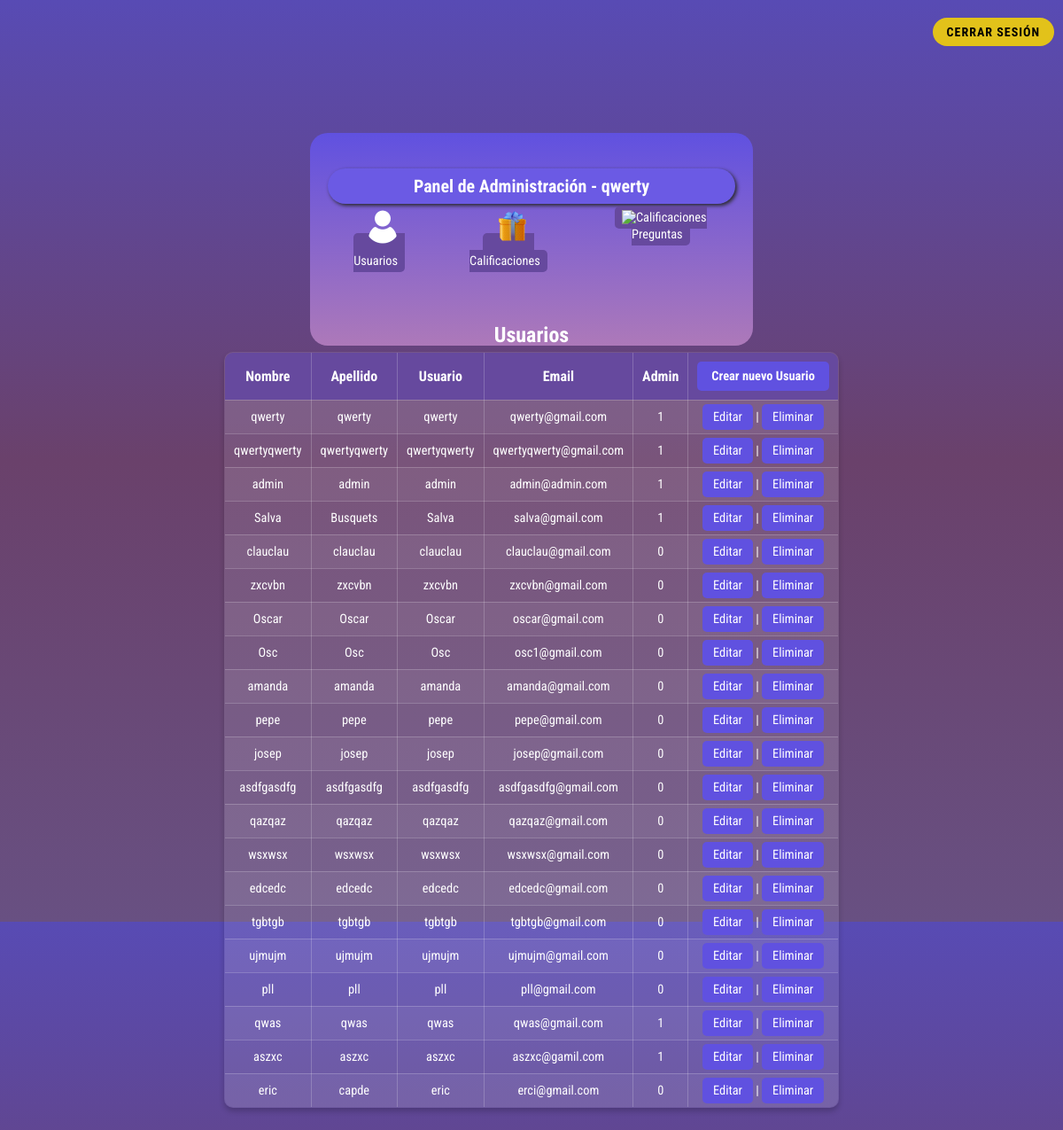
Screenshot of /admin.php?section=usuarios (signed in) with the database file from the repository.
### tables this page shows
CREATE TABLE `usuarios` (
  `usuario_id` int(10) NOT NULL,
  `usuario_nombre` varchar(40) NOT NULL,
  `usuario_apellido` varchar(40) NOT NULL,
  `usuario_usuario` varchar(20) NOT NULL,
  `usuario_clave` varchar(200) NOT NULL,
  `usuario_email` varchar(70) NOT NULL,
  `usuario_admin` tinyint(1) NOT NULL
);

### inc/database.php (called while the page is built, shortened)
<?php
function obtener_resultados($resultado) {
    return mysqli_fetch_assoc($resultado);
}
function obtenerUsuarios($con) {
    $query = "SELECT * FROM usuarios";
    $resultado = mysqli_query($con, $query);
    return $resultado;
}
?>

### inc/adminFunctions.php (the view, shortened to what this page needs)
<?php
require_once 'database.php';
function mostrarUsuarios($conexion) {
    $usuarios = obtenerUsuarios($conexion);
    echo "<h2>Usuarios</h2>";
    echo "<table class='tabla_usuarios' border='1'>
    <tr>
        <th>Nombre</th>
        <th>Apellido</th>
        <th>Usuario</th>
        <th>Email</th>
        <th>Admin</th>
        <th><a href='./vistas/crear_usuario.html'>Crear nuevo Usuario</a></th>
    </tr>";
    while ($row = obtener_resultados($usuarios)) {
        echo "<tr>";
        echo "<td>" . $row['usuario_nombre'] . "</td>";
        echo "<td>" . $row['usuario_apellido'] . "</td>";
        echo "<td>" . $row['usuario_usuario'] . "</td>";
        echo "<td>" . $row['usuario_email'] . "</td>";
        echo "<td>" . $row['usuario_admin'] . "</td>";
        echo "<td> <a href='./vistas/modificar_usuario.php?usuario_id=" . $row['usuario_id'] . "'>Editar</a> |
        <a href='./inc/admin/eliminar_usuario.php?usuario_id=" . $row['usuario_id'] . "' onclick='return confirm(\"¿Estás seguro de que deseas eliminar este usuario?\")'>Eliminar</a></td>";
        echo "</tr>";
    }
    echo "</table>";
}
?>

### css/admin_estilos.css (style rules this page uses)
* { margin: 0; padding: 0; box-sizing: border-box; font-family: 'Roboto Condensed'; }
body { padding: 0; min-height: 100vh; background: linear-gradient(#584bb4, #6a416b, #685082, #4e3b62); display: flex; flex-direction: column; align-items: center; justify-content: flex-start; }
h2 { font-size: 1.5rem; margin-top: 1.5rem; margin-bottom: 0.3rem; text-align: center; color: white; }

### admin.php (style rules this page uses)
body { padding: 20px; height: 130vh; background: linear-gradient(#584bb4, #6a416b, #685082); display: flex; align-items: center; justify-content: center; }
table { width: 100%; border-collapse: collapse; margin-bottom: 20px; background: rgba(255, 255, 255, 0.1); box-shadow: 0px 4px 6px rgba(0, 0, 0, 0.2); border-radius: 10px; overflow: hidden; }
th, td { padding: 10px; text-align: center; color: white; border: 1px solid rgba(255, 255, 255, 0.2); }
th { background: #66499e; font-size: 1rem; }
td { font-size: 0.9rem; }
tr:nth-child(even) { background: rgba(255, 255, 255, 0.05); }
a { text-decoration: none; color: white; background-color: #6051e0; padding: 6px 12px; border-radius: 5px; transition: background-color 0.3s; font-size: 0.9rem; }
th a { font-weight: bold; padding: 8px 16px; white-space: nowrap; display: inline-block; }

### rows the page displays
usuarios: usuario_nombre "qwerty", usuario_apellido "qwerty", usuario_usuario "qwerty", usuario_email "qwerty@gmail.com", usuario_admin "1"
usuarios: usuario_nombre "qwertyqwerty", usuario_apellido "qwertyqwerty", usuario_usuario "qwertyqwerty", usuario_email "qwertyqwerty@gmail.com", usuario_admin "1"
usuarios: usuario_nombre "admin", usuario_apellido "admin", usuario_usuario "admin", usuario_email "admin@admin.com", usuario_admin "1"
usuarios: usuario_nombre "Salva", usuario_apellido "Busquets", usuario_usuario "Salva", usuario_email "salva@gmail.com", usuario_admin "1"
usuarios: usuario_nombre "clauclau", usuario_apellido "clauclau", usuario_usuario "clauclau", usuario_email "clauclau@gmail.com", usuario_admin "0"
usuarios: usuario_nombre "zxcvbn", usuario_apellido "zxcvbn", usuario_usuario "zxcvbn", usuario_email "zxcvbn@gmail.com", usuario_admin "0"
usuarios: usuario_nombre "Oscar", usuario_apellido "Oscar", usuario_usuario "Oscar", usuario_email "oscar@gmail.com", usuario_admin "0"
usuarios: usuario_nombre "Osc", usuario_apellido "Osc", usuario_usuario "Osc", usuario_email "osc1@gmail.com", usuario_admin "0"
usuarios: usuario_nombre "amanda", usuario_apellido "amanda", usuario_usuario "amanda", usuario_email "amanda@gmail.com", usuario_admin "0"
usuarios: usuario_nombre "pepe", usuario_apellido "pepe", usuario_usuario "pepe", usuario_email "pepe@gmail.com", usuario_admin "0"
usuarios: usuario_nombre "josep", usuario_apellido "josep", usuario_usuario "josep", usuario_email "josep@gmail.com", usuario_admin "0"
usuarios: usuario_nombre "asdfgasdfg", usuario_apellido "asdfgasdfg", usuario_usuario "asdfgasdfg", usuario_email "asdfgasdfg@gmail.com", usuario_admin "0"
usuarios: usuario_nombre "qazqaz", usuario_apellido "qazqaz", usuario_usuario "qazqaz", usuario_email "qazqaz@gmail.com", usuario_admin "0"
usuarios: usuario_nombre "wsxwsx", usuario_apellido "wsxwsx", usuario_usuario "wsxwsx", usuario_email "wsxwsx@gmail.com", usuario_admin "0"
usuarios: usuario_nombre "edcedc", usuario_apellido "edcedc", usuario_usuario "edcedc", usuario_email "edcedc@gmail.com", usuario_admin "0"
usuarios: usuario_nombre "tgbtgb", usuario_apellido "tgbtgb", usuario_usuario "tgbtgb", usuario_email "tgbtgb@gmail.com", usuario_admin "0"
usuarios: usuario_nombre "ujmujm", usuario_apellido "ujmujm", usuario_usuario "ujmujm", usuario_email "ujmujm@gmail.com", usuario_admin "0"
usuarios: usuario_nombre "pll", usuario_apellido "pll", usuario_usuario "pll", usuario_email "pll@gmail.com", usuario_admin "0"
usuarios: usuario_nombre "qwas", usuario_apellido "qwas", usuario_usuario "qwas", usuario_email "qwas@gmail.com", usuario_admin "1"
usuarios: usuario_nombre "aszxc", usuario_apellido "aszxc", usuario_usuario "aszxc", usuario_email "aszxc@gamil.com", usuario_admin "1"
usuarios: usuario_nombre "eric", usuario_apellido "capde", usuario_usuario "eric", usuario_email "erci@gmail.com", usuario_admin "0"

### other values shown
$_SESSION['usuario_usuario'] "qwerty"
